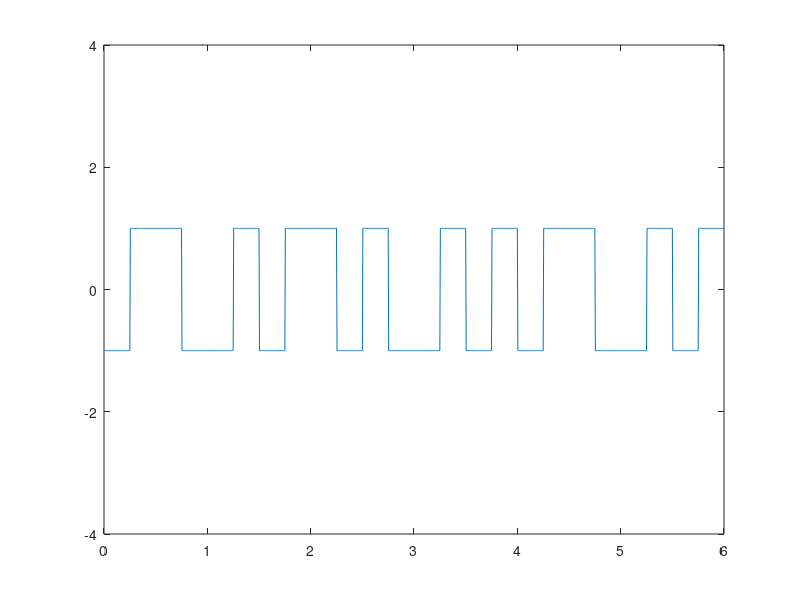

This figure's MATLAB source:
clc;
clear all;


bits=[0,1,1,0,1,0,1,0,0,1,1,0];

n=100;
bit_rate=2;
Time=length(bits)/bit_rate;
N=n*length(bits);
dt=Time/N;
t=0:dt:Time;

prev_vol=1;
amp=1;
amp=prev_vol*amp;
temp=amp;
in=1;

for i=1:length(bits)
  if (bits(i)==1)
    amplitude(in)=amp;
    amplitude(in+1)=-amp;
    amp=-amp;
  else
    amplitude(in)=-amp;
    amplitude(in+1)=amp;
  endif
  in=in+2;
endfor
x=1;

for i=1:length(t)
  y_valu(i)=amplitude(x);
  if t(i)*bit_rate*2>=x
    x=x+1;
  endif
endfor

plot(t,y_valu);
axis([0 Time -4 4]);

count=0;
lastbit=1;
for i=1:length(t)
   if t(i)*bit_rate>count
     count=count+1;
     if y_valu(i)==lastbit
       ansbit(count)=1;
       lastbit=-lastbit;
     else
       ansbit(count)=0;
     endif
   endif
 
  
endfor
disp(ansbit);

